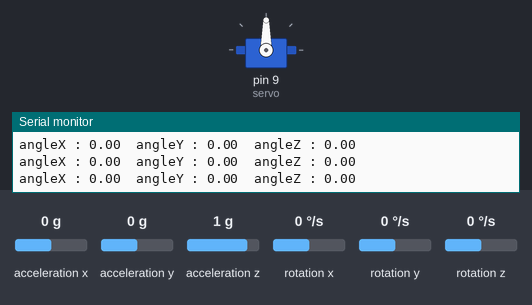
Bench run of a sketch on a simulated Arduino Uno, built with avr-gcc and run on an emulated ATmega328P. On the bench: servo, the last lines printed to the serial monitor. The test bench sets the inputs (shaded band); at power-on: rotation z 0 °/s, acceleration x 0 g, acceleration y 0 g, acceleration z 1 g, rotation x 0 °/s, rotation y 0 °/s.

Above: at 4.2 s.
4.3 s: rotation z set to -192 °/s
At 4.47 s:
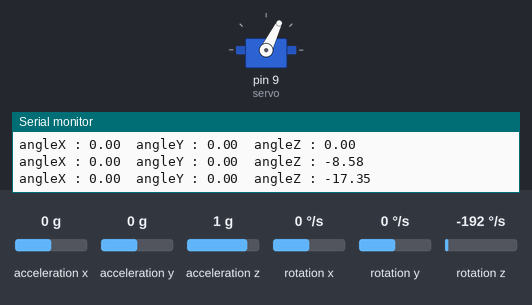
At 5.2 s:
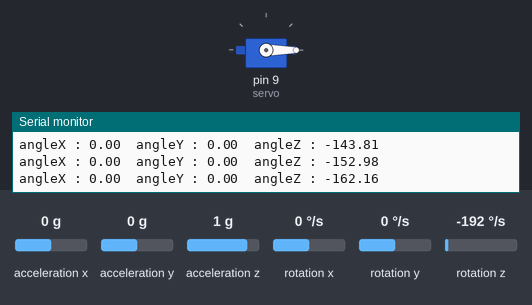
7.3 s: acceleration x set to -1.4 g
10.3 s: acceleration y set to 0.8 g
Timing chart, 0 to 13.3 s (numbered marks = the images above; inputs shaded):
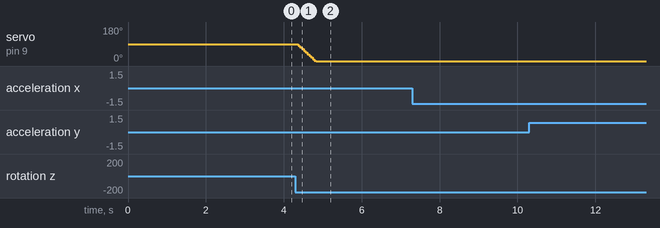

Measured:
- after the input at 4.3 s, servo on pin 9 (servo): moves from 90° to 0° over 0.47 s, starting after 0.07 s

The sketch:

01-2.ino
```cpp
#include <MPU6050_tockn.h>

//----- MPU6050 -----//
#include <MPU6050_tockn.h>
#include <Wire.h>

//----- Servo -----//
#include <Servo.h>

MPU6050 mpu6050(Wire);            // 서보모터 사용 선언(객체 생성)
Servo servo;                      // 서보 사용 선언

void setup() {
  Serial.begin(9600);             // 9600 보레이트로 통신 시작
  Wire.begin();                   // I2C 통신 초기화(시작)
  mpu6050.begin();                // mpu6050 초기화(시작)
  mpu6050.calcGyroOffsets(true);  // 오프셋 설정

  servo.attach(9);                // 서보모터 PWM 핀 설정 (9번핀 사용)
}

void loop() {
  mpu6050.update();                    // mpu6050모듈에서 값을 받아온 후 계산
  Serial.print("angleX : ");
  Serial.print(mpu6050.getAngleX());   // X축 회전 각도(Pitch)
  Serial.print("\tangleY : ");
  Serial.print(mpu6050.getAngleY());   // Y축 회전 각도(Yaw)
  Serial.print("\tangleZ : ");
  Serial.println(mpu6050.getAngleZ()); // Z축 회전 각도(Roll)

  int degree = map(mpu6050.getAngleZ(), -90, 90, 0, 180); // MPU6050의 각도 -90~90을 0~180으로 변환
  int degree_limit = constrain(degree, 0, 180);           // 0~180으로 범위 제한함
  servo.write(degree_limit);                              // 서보모터 작동
}
```
